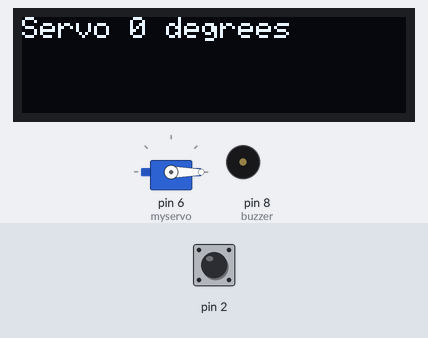
Simulated run of this sketch. Board: Arduino Uno, built with avr-gcc and run on an emulated ATmega328P. Shown: servo, 128×32 one-colour display, buzzer (waves = sounding). The test bench sets the inputs (shaded band); at power-on: pin 2 HIGH.

Above: at 2.2 s.
2.3 s: pin 2 pulled LOW for 3.2 s
At 5.4 s:
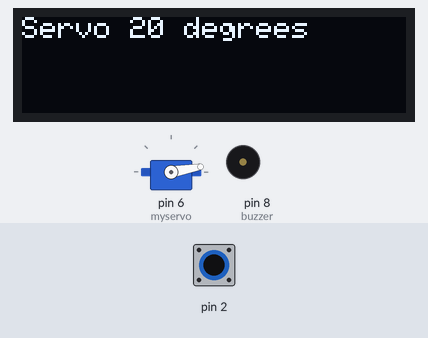
7.0 s: pin 2 pulled LOW for 1.25 s
At 8.4 s:
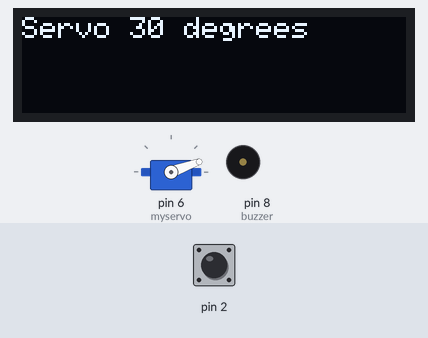
9.7 s: pin 2 pulled LOW for 1.25 s
At 11.3 s:
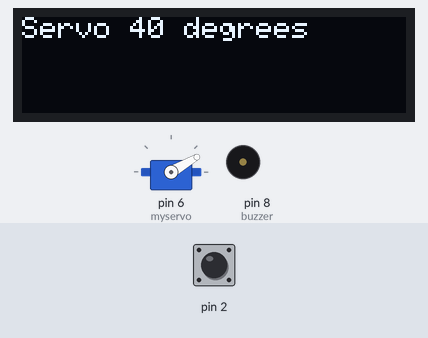
12.4 s: pin 2 pulled LOW for 1.25 s
At 14.2 s:
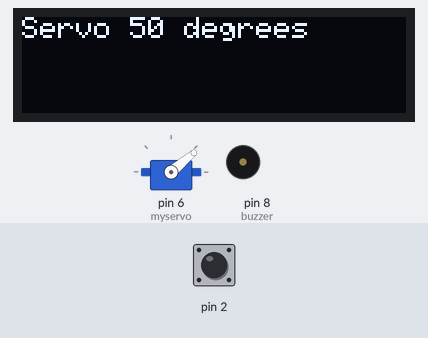
15.1 s: pin 2 pulled LOW for 1.25 s
At 17.1 s:
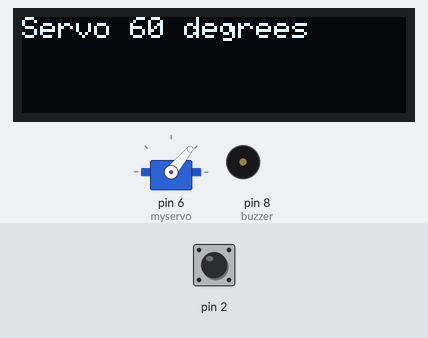
17.8 s: pin 2 pulled LOW for 3.2 s
At 21.9 s:
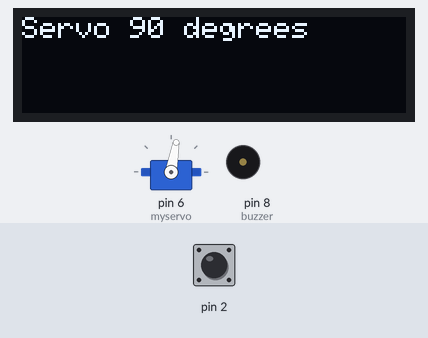
Timing chart, 0 to 23.4 s (numbered marks = the images above; inputs shaded):
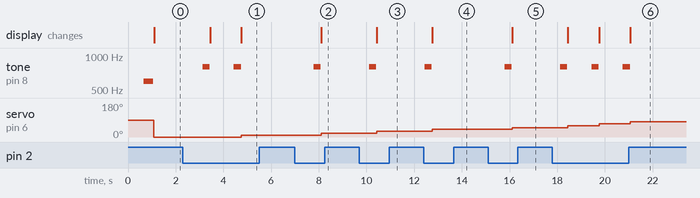

Measured:
- after the input at 2.3 s, tone on pin 8 (buzzer): alternates 800 Hz for 0.30 s and silent for 1.0 s, 4 changes in all, then stays silent, starting after 0.83 s; servo on pin 6 (myservo): 0° → 10° after 2.5 s; the display: first changes after 1.1 s (image 1 shows a later state)
- after the input at 7.0 s, tone on pin 8 (buzzer): silent → 800 Hz after 0.79 s, → silent 0.30 s later; servo on pin 6 (myservo): 10° → 20° after 1.1 s; the display: changes after 1.1 s (image 2)
- after the input at 9.7 s, tone on pin 8 (buzzer): silent → 800 Hz after 0.42 s, → silent 0.30 s later; servo on pin 6 (myservo): 20° → 30° after 0.73 s; the display: changes after 0.73 s (image 3)
- after the input at 12.4 s, tone on pin 8 (buzzer): silent → 800 Hz after 0.05 s, → silent 0.30 s later; servo on pin 6 (myservo): 30° → 40° after 0.36 s; the display: changes after 0.36 s (image 4)
- after the input at 15.1 s, tone on pin 8 (buzzer): silent → 800 Hz after 0.69 s, → silent 0.30 s later; servo on pin 6 (myservo): 40° → 50° after 1.0 s; the display: changes after 1.0 s (image 5)
- after the input at 17.8 s, tone on pin 8 (buzzer): alternates 800 Hz for 0.30 s and silent for 1.0 s, 6 changes in all, then stays silent, starting after 0.32 s; servo on pin 6 (myservo): 50° → 60° after 0.64 s, → 70° 1.3 s later, → 80° 1.3 s later; the display: first changes after 0.64 s (image 6 shows a later state)

The sketch:

9.ino
```cpp
#include <Servo.h>
#include <Adafruit_GFX.h>
#include <Adafruit_SSD1306.h>
#include <SPI.h>
#include <Wire.h>
Adafruit_SSD1306 oled = Adafruit_SSD1306(128, 32, &Wire);
Servo myservo;
const int buzzer = 8;
int count = 0;
bool CheckStage = true;
bool Degree = true;
int DegreeOfServo = 0;

void setup()
{
  Serial.begin(9600);
  pinMode(buzzer, OUTPUT);
  delay(650);
  tone(buzzer, 600);
  delay(400);
  noTone(buzzer);
  myservo.attach(6);
  myservo.write(0);
  pinMode(2, INPUT_PULLUP);
  oled.begin(0x3C);
  oled.clearDisplay();
  oled.setCursor(0, 0);
  oled.setTextColor(SSD1306_WHITE);
  oled.setTextSize(1);
  oled.println(" Servo 0 degree ");
  oled.display();
}

void loop()
{
  if (Degree == true)
  {
    if (DegreeOfServo <= 180)
    {
      if (digitalRead(2) == 0)
      {
        tone(buzzer, 800);
        delay(300);
        noTone(buzzer);
        myservo.write(DegreeOfServo);
        DegreeOfServo += 10;
        if (CheckStage == true)
        {
          count++;
          CheckStage = false;
        }
        else
        {
          CheckStage = true;
        }
      }
    }
    else
    {
      Degree = false;
    }
  }
  else {
    if (DegreeOfServo >= 0)
    {
      if (digitalRead(2) == 0)
      {
        tone(buzzer, 800);
        delay(300);
        noTone(buzzer);
        myservo.write(DegreeOfServo);
        DegreeOfServo -= 10;
        if (CheckStage == true)
        {
          count--;
          CheckStage = false;
        }
        else
        {
          CheckStage = true;
        }
      }
    }
    else
    {
      Degree = true;
    }
  }
  oled.clearDisplay();
  oled.setCursor(0, 0);
  oled.setTextColor(SSD1306_WHITE);
  oled.setTextSize(1);
  oled.print("Servo ");
  oled.print(DegreeOfServo);
  oled.print(" degrees");
  oled.display();
  oled.clearDisplay();
  delay(1000);
}
```
